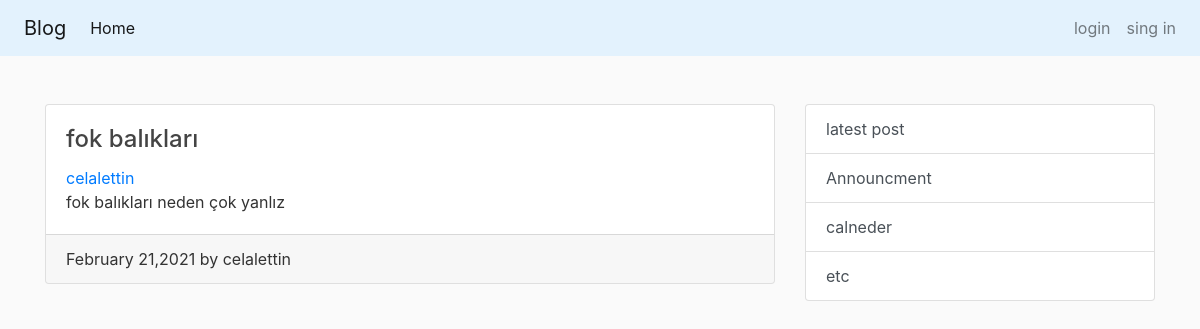
/post/1/, run on an earlier commit of the app's database.
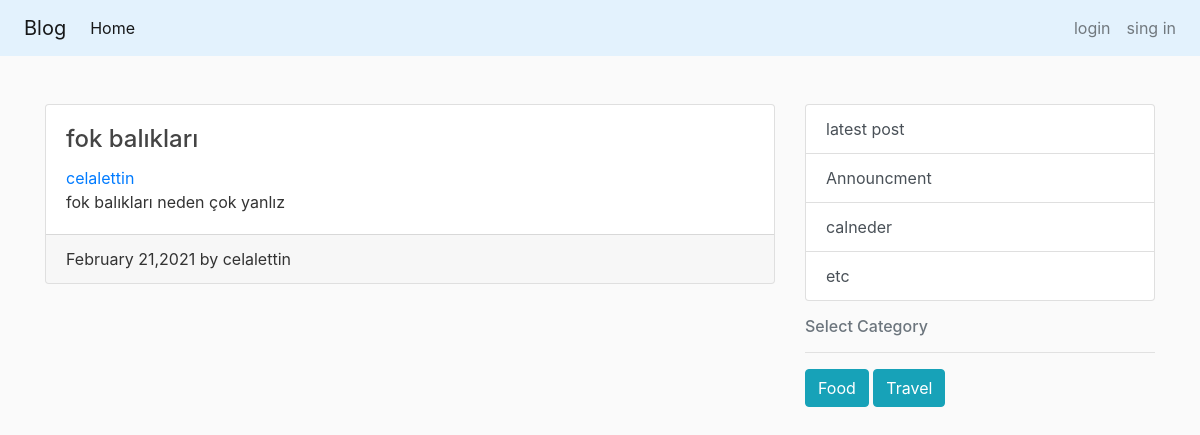
And on a later commit of the database.
### blog/models.py (models this page shows, shortened)
class Category(models.Model):
    categories = [
        ('Food', 'Food'),
        ('Travel', 'Travel'),
        ('Health', 'Health'),
        ('Personal ', 'Personal '),
        ('Political', 'Political'),
        ('Fashion', 'Fashion'),
    ]
    name = models.CharField(choices=categories, default="Food", max_length=10)
    slug = models.SlugField()
    posts = models.ManyToManyField(Post)
    def __str__(self) -> str:
        return self.name

### blog/views.py (the view)
# urls.py: path('post/<int:pk>/',PostDetailView.as_view(),name = 'post-detail'),
class PostDetailView(DetailView):
    model = Post
    def get_context_data(self, **kwargs):
        context = super().get_context_data(**kwargs)
        categories = Category.objects.all()
        context['categories'] = categories
        return context

### blog/templates/blog/post_detail.html (shortened to what this page needs)
{% extends 'blog/base.html' %}
    {% block content %}
        <div class="card text-left mt-5">
          <div class="card-body">
            <h4 class="card-title">{{object.title}} </h4>
            <a href="{% url 'user-posts' object.author.username %} ">{{object.author}}</a>
            <p class="card-text">{{object.content}}</p>
          </div>
          <div class="card-footer">{{object.date_posted|date:'F d,Y'}} by {{object.author}}</div>
        </div>
    {% endblock content %}

### blog/templates/blog/base.html (shortened to what this page needs)
{% load static %}
<!doctype html>
<html>
<head>
    <link rel="stylesheet" href="https://stackpath.bootstrapcdn.com/bootstrap/4.3.1/css/bootstrap.min.css"
>
    <link rel="stylesheet" href="{% static 'blog/main.css'%}">
</head>
<body>
    <header>
        <nav class="navbar navbar-expand-sm navbar-light   " style="background-color: #e3f2fd;">
            <a class=" navbar-brand ml-2" href="{% url  'blog-about'%}">Blog</a>
            <div class="collapse navbar-collapse" id="collapsibleNavId">
                <ul class="navbar-nav mr-auto mt-2 mt-lg-0">
                    <li class="nav-item active">
                        <a class="nav-link" href="{% url  'blog-home'%}">Home <span class="sr-only">(current)</span></a>
                    </li>
                </ul>
                <ul class="ml-auto navbar-nav">
                    {% if user.is_authenticated %}
                    <li class="nav-item">
                        <a class="nav-link" href="{% url 'post-create' %}">Create Post</a>
                    </li>
                    <li class="nav-item">
                        <a class="nav-link" href="{% url 'logout' %}">Logout</a>
                    </li>
                    <li class="nav-item">
                        <a class="nav-link" href="{% url 'profile' %}">profile</a>
                    </li>
                    {% else %}
                    <li class="nav-item">
                        <a class="nav-link" href="{% url 'login' %}">login</a>
                    </li>
                    <li class="nav-item ">
                        <a class="nav-link" href="{% url 'register' %}">sing in </a>
                    </li>
                    {% endif %}
                </ul>
            </div>
        </nav>
    </header>
    <main class="container">
        <div class="row ">
            <div class="col-md-8">
                {% block content %} {% endblock %}
            </div>
            <div class="col-md-4 mt-5">
                <div class="list-group">
                    <a href="#" class="list-group-item list-group-item-action ">latest post </a>
                    <a href="#" class="list-group-item list-group-item-action">Announcment </a>
                    <a href="#" class="list-group-item list-group-item-action "> calneder</a>
                    <a href="#" class="list-group-item list-group-item-action "> etc</a>
                </div>
                {% if categories %}
                <div class="categories mt-3">
                    <h6 class="text-muted">Select Category</h6>
                    <hr>
                    {% for category in categories %}
                    <a class="btn btn-info" href="{% url  'category-posts' category.slug %}">{{category}}</a>
                    {% endfor %}
                </div>
                {% endif %}
            </div>
        </div>
    </main>
</body>
</html>

What changed in the data, as far as the page shows it:
added Category: name "Food"
added Category: name "Travel"
Also different on the page:
text now shown: "Select Category"
